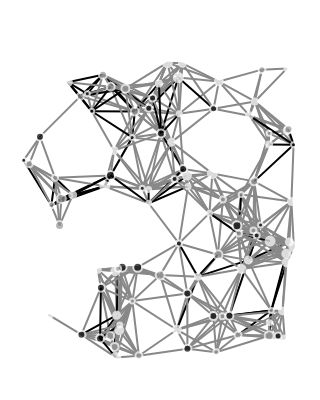

Notebook cell for this chart:
### Code cell
fig = go.Figure(data=edge_trace_list + [node_trace],
             layout=go.Layout(
                # title=fig_title,
                # title_x=0.5,
                # titlefont_size=16,
                showlegend=False,
                hovermode='closest',
                margin=dict(b=20,l=5,r=5,t=40),
                # annotations=[ dict(
                    # text="Python code: <a href='https://plotly.com/ipython-notebooks/network-graphs/'> https://plotly.com/ipython-notebooks/network-graphs/</a>",
                    # showarrow=False,
                    # xref="paper", yref="paper",
                    # x=0.005, y=-0.002 ) ],
                xaxis=dict(showgrid=False, zeroline=False, showticklabels=False),
                yaxis=dict(showgrid=False, zeroline=False, showticklabels=False)),
                )
# fig.update_xaxes(autorange="reversed")
# fig.show()
# fig.update_yaxes(
#     scaleanchor = "x",
#     scaleratio = 2,
#   )

fig.update_layout(
    width = 200,
    height = 400,
    paper_bgcolor='rgba(0,0,0,0)',
    # plot_bgcolor='rgba(255,255,255,255)',
    plot_bgcolor='rgba(0,0,0,0)',
    font=dict(family="Times New Roman", color="black"),
    # title = "fixed-ratio axes"
)
fig.show()
